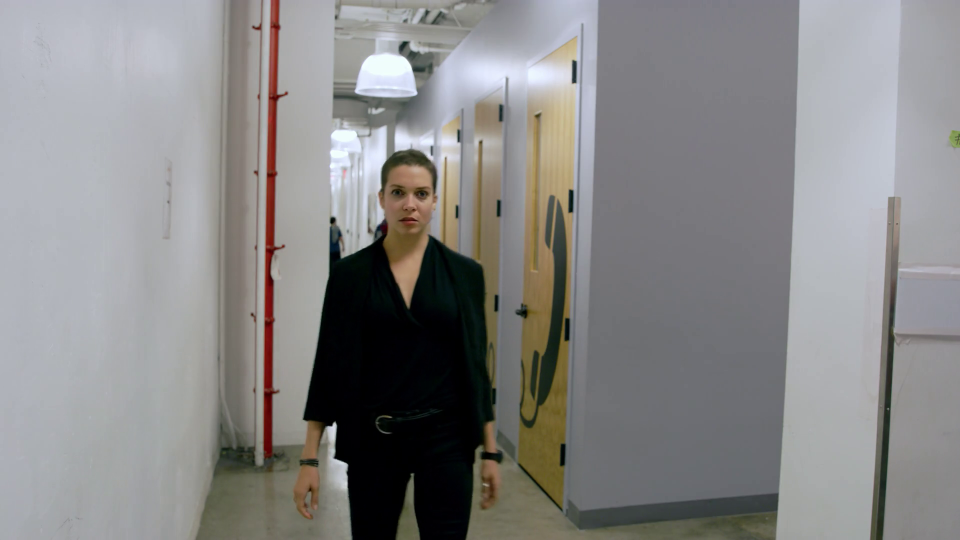
#> input picture frame 21 of uploads/01_02__exit_phone_room__YVGY8LOK.mp4, 1920 x 1080 px, given in place of out.png, which was not available (shown at 1/2 size)
$ python flicker_detection.py out.png
#> lines starting #> are read from the running program, lines starting #| are printed output that depends on the picture
import cv2
import numpy as np

def detect_flicker(video_path, threshold=15):
    """
    Detect flicker events in a video based on frame brightness differences.

    Parameters:
        video_path (str): Path to input video
        threshold (float): Difference threshold to consider as flicker

    Returns:
        dict: flicker analysis results
    """
#> called with video_path = 'out.png', threshold = 15
    cap = cv2.VideoCapture(video_path)
    if not cap.isOpened():
        raise FileNotFoundError(f"Cannot open video: {video_path}")

    prev_gray = None
    brightness_diffs = []
    frame_count = 0

    while True:
        ret, frame = cap.read()
#> frame is the input picture: shape (1080, 1920, 3); mean B, G, R 134.9, 135, 135.7
        if not ret:
            break
        frame_count += 1

        gray = cv2.cvtColor(frame, cv2.COLOR_BGR2GRAY)
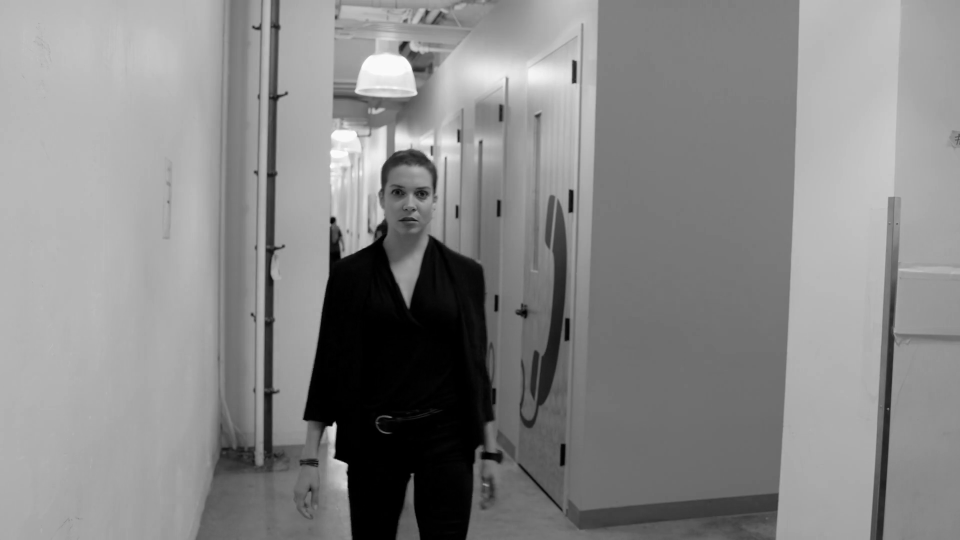
#> gray: shape (1080, 1920) (shown at 1/2 size); min 0, max 254, mean 135.2
        if prev_gray is not None:
            diff = np.mean(np.abs(gray.astype(np.float32) - prev_gray.astype(np.float32)))
            brightness_diffs.append(diff)
        prev_gray = gray

    cap.release()

    brightness_diffs = np.array(brightness_diffs)
    avg_diff = np.mean(brightness_diffs)
    max_diff = np.max(brightness_diffs)
    flicker_events = np.sum(brightness_diffs > threshold)

    results = {
        "average_diff": avg_diff,
        "max_diff": max_diff,
        "flicker_events": int(flicker_events)
    }

    return results

def main(video_path):
    results = detect_flicker(video_path)
    results_str = f"Flicker Detection Results for {video_path}:\n"
    results_str += f"Average brightness difference between frames: {results['average_diff']:.2f}\n"
    results_str += f"Maximum brightness difference between frames: {results['max_diff']:.2f}\n"
    results_str += f"Number of flicker events (diff > 15): {results['flicker_events']}\n"

    if results['flicker_events'] > 0:
        results_str += "Significant flicker detected — possible manipulation!\n"
    else:
        results_str += "No significant flicker detected.\n"

    return results_str

if __name__ == "__main__":
    import sys
    if len(sys.argv) < 2:
        print("Usage: python flicker_detection.py <video_path>")
    else:
        output = main(sys.argv[1])
        print(output)

$ run again, starting later in the video
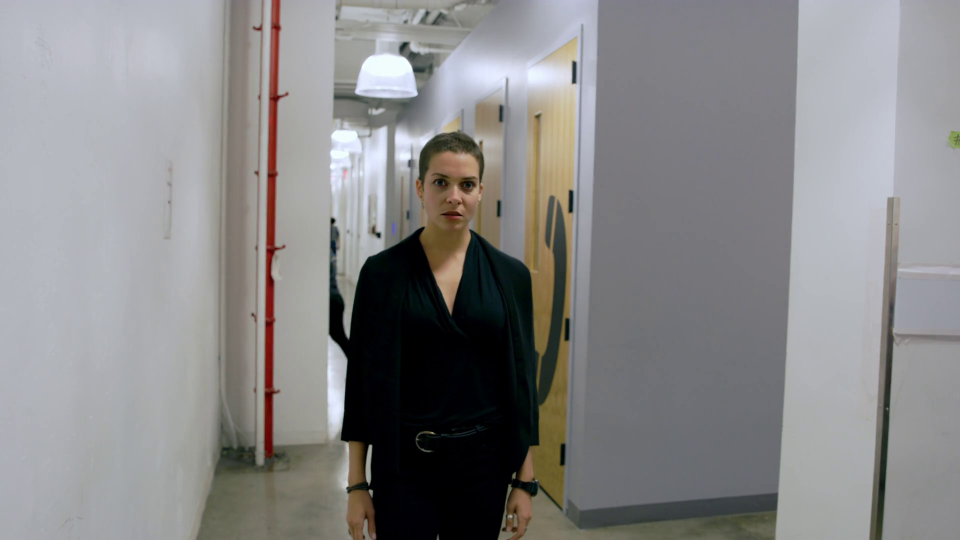
#> input picture frame 94 of uploads/01_02__exit_phone_room__YVGY8LOK.mp4, 1920 x 1080 px, given in place of out.png, which was not available (shown at 1/2 size)
#> in detect_flicker, frame is the input picture: shape (1080, 1920, 3); mean B, G, R 135.8, 135.2, 135.8
#> in detect_flicker, `gray = cv2.cvtColor(frame, cv2.COLOR_BGR2GRAY)`:
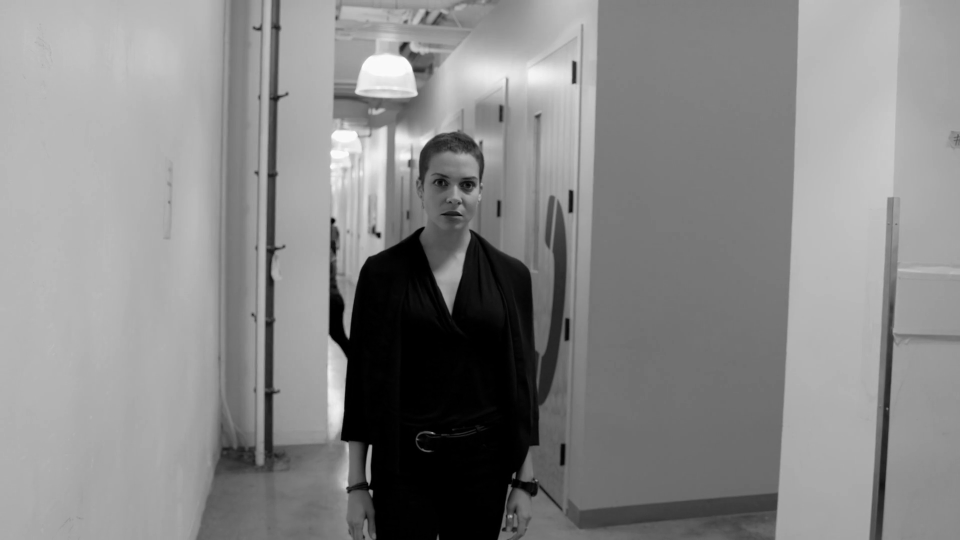
#> gray: shape (1080, 1920) (shown at 1/2 size); min 0, max 254, mean 135.4

$ run again, starting later in the video
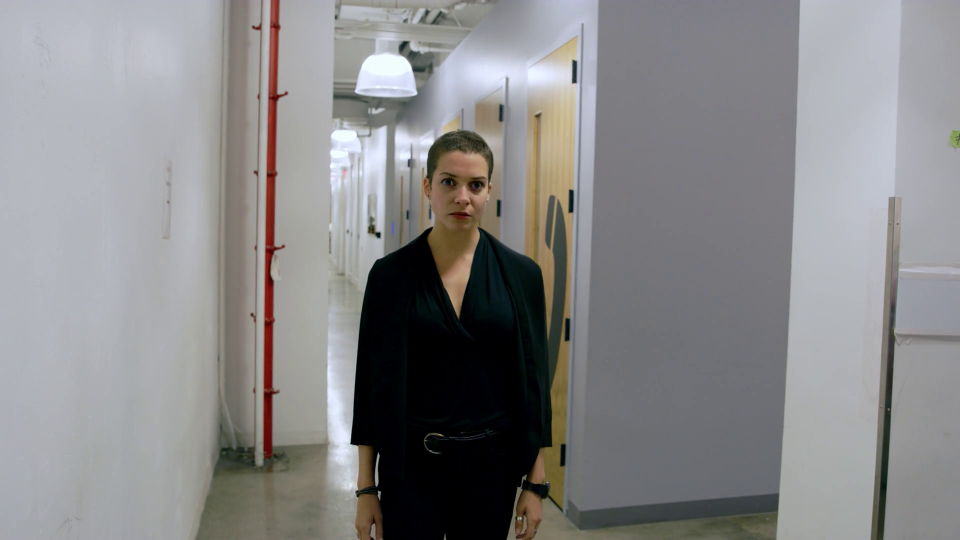
#> input picture frame 168 of uploads/01_02__exit_phone_room__YVGY8LOK.mp4, 1920 x 1080 px, given in place of out.png, which was not available (shown at 1/2 size)
#> in detect_flicker, frame is the input picture: shape (1080, 1920, 3); mean B, G, R 136.5, 135.6, 136.1
#> in detect_flicker, `gray = cv2.cvtColor(frame, cv2.COLOR_BGR2GRAY)`:
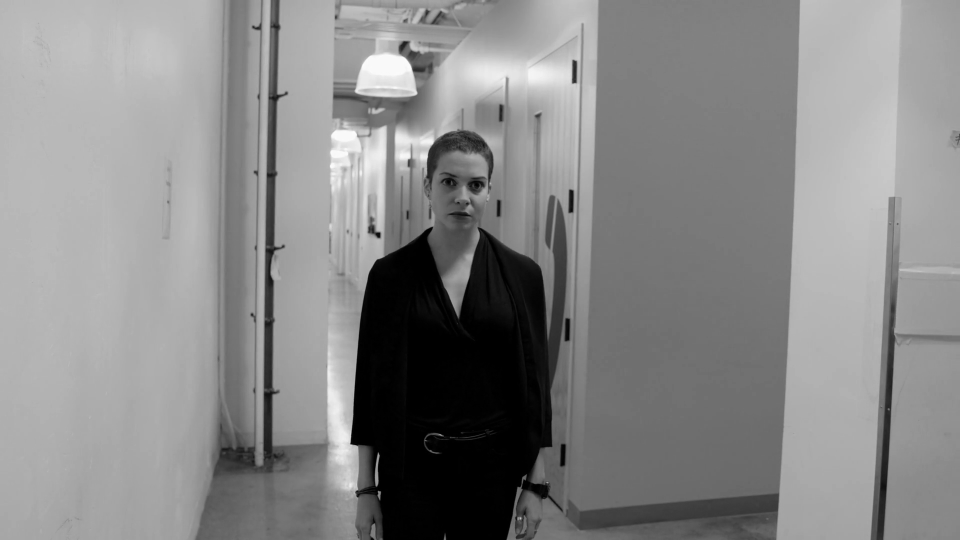
#> gray: shape (1080, 1920) (shown at 1/2 size); min 0, max 253, mean 135.8
